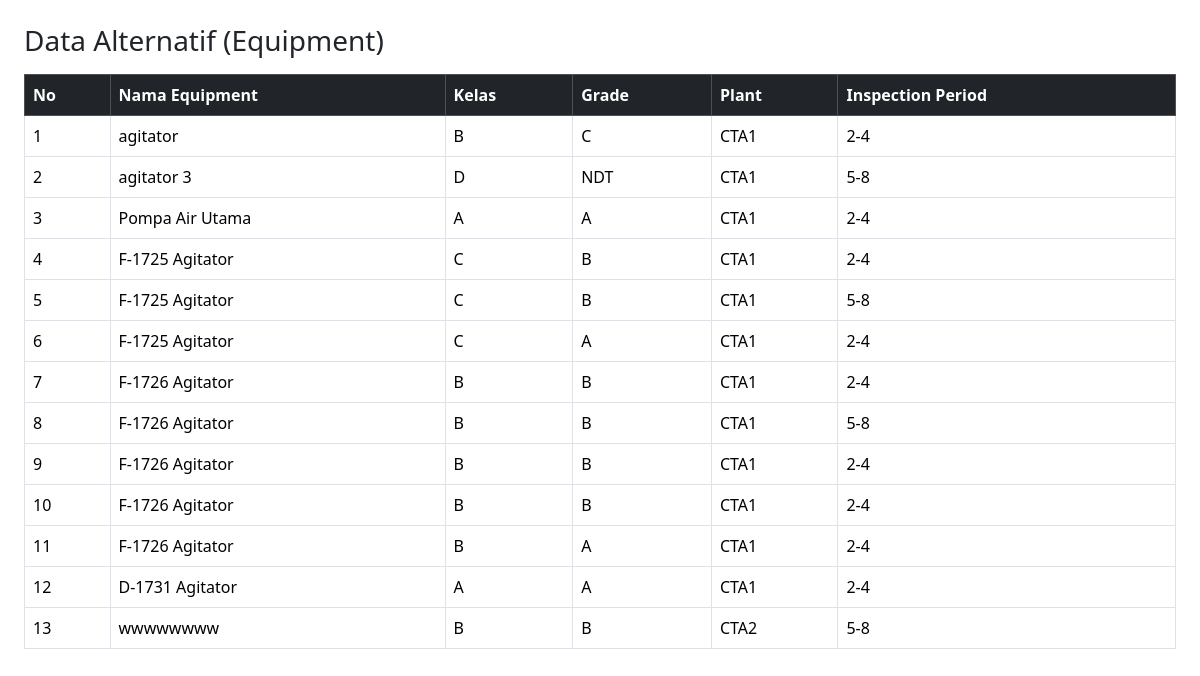
Page /process/insert_alternatif.php on the committed database.
### tables this page shows
CREATE TABLE `equipment` (
  `id_equipment` int(11) NOT NULL,
  `equipment_name` varchar(100) NOT NULL,
  `id_equipment_class` int(11) NOT NULL,
  `id_grade` int(11) NOT NULL,
  `id_plant` int(11) NOT NULL,
  `id_classification` int(11) NOT NULL,
  `id_inspection_period` int(11) NOT NULL
);

CREATE TABLE `equipment_class` (
  `id_equipment_class` int(11) NOT NULL,
  `class_name` varchar(50) NOT NULL,
  `equipment_class_point` int(11) NOT NULL
);

CREATE TABLE `grade` (
  `id_grade` int(11) NOT NULL,
  `grade_name` varchar(20) NOT NULL,
  `grade_point` int(11) NOT NULL
);

CREATE TABLE `plant` (
  `id_plant` int(11) NOT NULL,
  `plant_name` varchar(50) NOT NULL
);

CREATE TABLE `inspection_period` (
  `id_inspection_period` int(11) NOT NULL,
  `period_name` varchar(20) NOT NULL,
  `period_point` int(11) NOT NULL
);

### process/insert_alternatif.php (the view, shortened to what this page needs)
<?php
include '../config/db.php';
$query = "SELECT e.id_equipment, e.equipment_name,
                 ec.class_name, g.grade_name, p.plant_name, ip.period_name
          FROM equipment e
          JOIN equipment_class ec ON e.id_equipment_class = ec.id_equipment_class
          JOIN grade g ON e.id_grade = g.id_grade
          JOIN plant p ON e.id_plant = p.id_plant
          JOIN inspection_period ip ON e.id_inspection_period = ip.id_inspection_period";
$result = mysqli_query($koneksi, $query);
?>
<!DOCTYPE html>
<html lang="id">
<head>
  <link href="https://cdn.jsdelivr.net/npm/bootstrap@5.3.3/dist/css/bootstrap.min.css" rel="stylesheet">
</head>
<body class="p-4">
  <h3>Data Alternatif (Equipment)</h3>
  <table class="table table-bordered mt-3">
    <thead class="table-dark">
      <tr>
        <th>No</th>
        <th>Nama Equipment</th>
        <th>Kelas</th>
        <th>Grade</th>
        <th>Plant</th>
        <th>Inspection Period</th>
      </tr>
    </thead>
    <tbody>
      <?php $no=1; while($row=mysqli_fetch_assoc($result)) { ?>
      <tr>
        <td><?= $no++ ?></td>
        <td><?= $row['equipment_name'] ?></td>
        <td><?= $row['class_name'] ?></td>
        <td><?= $row['grade_name'] ?></td>
        <td><?= $row['plant_name'] ?></td>
        <td><?= $row['period_name'] ?></td>
      </tr>
      <?php } ?>
    </tbody>
  </table>
</body>
</html>

### rows in the picture
equipment: equipment_name "agitator", id_equipment_class.class_name "B", id_grade.grade_name "C", id_plant.plant_name "CTA1", id_inspection_period.period_name "2-4"
equipment: equipment_name "agitator 3", id_equipment_class.class_name "D", id_grade.grade_name "NDT", id_plant.plant_name "CTA1", id_inspection_period.period_name "5-8"
equipment: equipment_name "Pompa Air Utama", id_equipment_class.class_name "A", id_grade.grade_name "A", id_plant.plant_name "CTA1", id_inspection_period.period_name "2-4"
equipment: equipment_name "F-1725 Agitator", id_equipment_class.class_name "C", id_grade.grade_name "B", id_plant.plant_name "CTA1", id_inspection_period.period_name "2-4"
equipment: equipment_name "F-1725 Agitator", id_equipment_class.class_name "C", id_grade.grade_name "B", id_plant.plant_name "CTA1", id_inspection_period.period_name "5-8"
equipment: equipment_name "F-1725 Agitator", id_equipment_class.class_name "C", id_grade.grade_name "A", id_plant.plant_name "CTA1", id_inspection_period.period_name "2-4"
equipment: equipment_name "F-1726 Agitator", id_equipment_class.class_name "B", id_grade.grade_name "B", id_plant.plant_name "CTA1", id_inspection_period.period_name "2-4"
equipment: equipment_name "F-1726 Agitator", id_equipment_class.class_name "B", id_grade.grade_name "B", id_plant.plant_name "CTA1", id_inspection_period.period_name "5-8"
equipment: equipment_name "F-1726 Agitator", id_equipment_class.class_name "B", id_grade.grade_name "B", id_plant.plant_name "CTA1", id_inspection_period.period_name "2-4"
equipment: equipment_name "F-1726 Agitator", id_equipment_class.class_name "B", id_grade.grade_name "B", id_plant.plant_name "CTA1", id_inspection_period.period_name "2-4"
equipment: equipment_name "F-1726 Agitator", id_equipment_class.class_name "B", id_grade.grade_name "A", id_plant.plant_name "CTA1", id_inspection_period.period_name "2-4"
equipment: equipment_name "D-1731 Agitator", id_equipment_class.class_name "A", id_grade.grade_name "A", id_plant.plant_name "CTA1", id_inspection_period.period_name "2-4"
equipment: equipment_name "wwwwwwww", id_equipment_class.class_name "B", id_grade.grade_name "B", id_plant.plant_name "CTA2", id_inspection_period.period_name "5-8"
